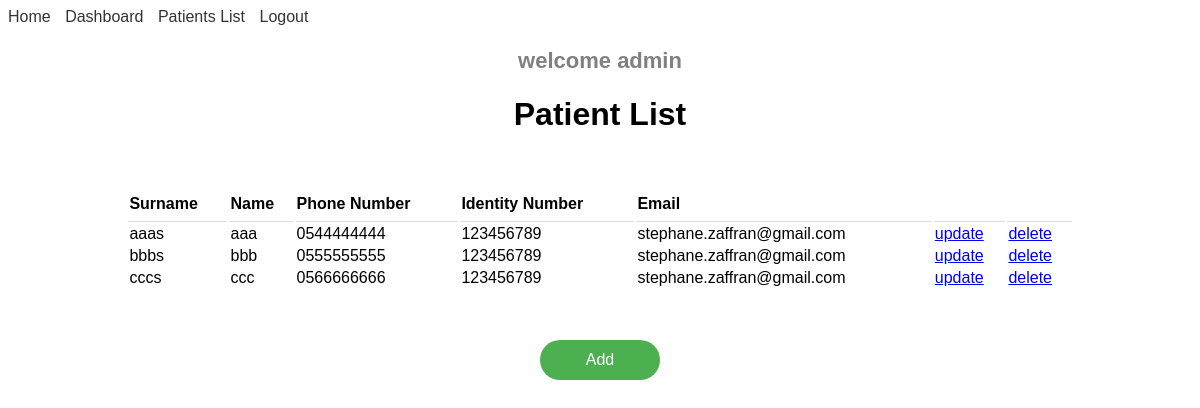
/patient_list (signed in), run on an earlier commit of the app's database.
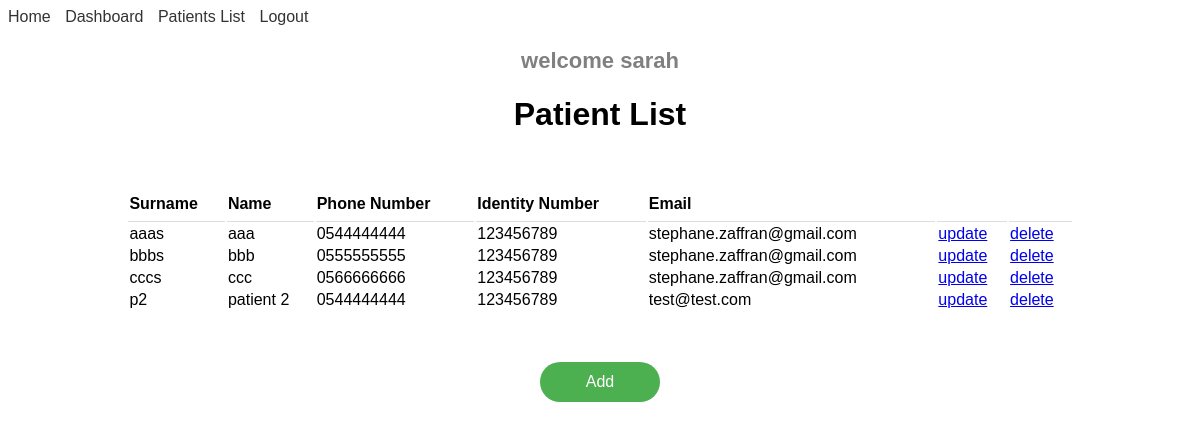
And on a later commit of the database.
### app/models.py (models this page shows, shortened)
class User(UserMixin, db.Model):
    id = db.Column(db.Integer, primary_key=True)
    name = db.Column(db.String(100), unique=True, nullable=False)
    username = db.Column(db.String(50), unique=True, nullable=False)
    password = db.Column(db.String(80), nullable=False)
    appointments = db.relationship('Appointment', backref='user', lazy=True)

class Patient(db.Model):
    id = db.Column(db.Integer, primary_key=True, autoincrement=True)
    name = db.Column(db.String(50), unique=False, nullable=False)
    surname = db.Column(db.String(50), unique=False, nullable=False)
    phone_number = db.Column(db.String(50), unique=False, nullable=False)
    identity_number = db.Column(db.String(50), unique=False, nullable=True)
    email = db.Column(db.String(50), unique=False, nullable=True)
    appointments = db.relationship('Appointment', backref='patient', lazy=True)

### app/main/views.py (the view)
@main_blueprint.route('/patient_list')
@login_and_referer_required
def patient_list():
    patients = Patient.query.order_by(Patient.surname).all()
    return render_template('patient_list.html', patients=patients)

### app/__init__.py (called while the page is built)
def create_app():
    dentist_app = Flask(__name__)
    dentist_app.config.from_object(Config)
    migrate.init_app(dentist_app, db)
    db.init_app(dentist_app)
    login_manager = LoginManager(dentist_app)
    login_manager.login_view = 'auth.login'
    @login_manager.user_loader
    def load_user(user_id):
        return User.query.get(int(user_id))
    dentist_app.register_blueprint(main_blueprint)
    dentist_app.register_blueprint(auth_blueprint)
    return dentist_app

### app/auth/views.py (called while the page is built)
def login_and_referer_required(func):
    @wraps(func)
    @login_required
    def decorated_view(*args, **kwargs):
        if not request.referrer or not request.referrer.startswith(request.host_url):
            flash('Unauthorized access. Please access the page through the application.', 'error')
            return redirect(url_for('auth.logout'))
        return func(*args, **kwargs)
    return decorated_view

### app/main/templates/patient_list.html
{% extends 'base.html' %}
    {% block content %}
        <h1 class="title">Patient List</h1>
        <div class="container-patient-list">
            <table>
                <tr>
                    <th>Surname</th>
                    <th>Name</th>
                    <th>Phone Number</th>
                    <th>Identity Number</th>
                    <th>Email</th>
                    <th></th>
                    <th></th>
                </tr>
                {% for patient in patients %}
                <tr>
                    <td>{{ patient.surname }}</td>
                    <td>{{ patient.name }}</td>
                    <td>{{ patient.phone_number }}</td>
                    <td>{{ patient.identity_number }}</td>
                    <td>{{ patient.email }}</td>
                    <td><a href="{{ url_for('main.update_patient', patient_id=patient.id) }}" >update</a></td>
                    <td><a href="{{ url_for('main.delete_patient', patient_id=patient.id) }}">delete</a></td>
                </tr>
                {% endfor %}
                </table>
                <div class="link-container">
                    <a href="{{ url_for('main.add_patient') }}" class="floating-button"> Add </a>
                </div>
        </div>
{% endblock %}

### app/main/templates/base.html (shortened to what this page needs)
<!DOCTYPE html>
<html>
<head>
    <link rel="stylesheet" type="text/css" href="{{ url_for('main.static', filename='myStyle.css') }}">
</head>
<body>
    <nav>
        <ul class="menu">
            <li><a href="{{ url_for('main.home') }}">Home</a></li>
            {% if current_user.is_authenticated %}
            <li><a href="{{ url_for('main.dashboard') }}">Dashboard</a></li>
            <li><a href="{{ url_for('main.patient_list') }}">Patients List</a></li>
            <li><a href="{{ url_for('auth.logout') }}">Logout</a></li>
            {% else %}
            <li><a href="{{ url_for('auth.login') }}">Login</a></li>
            {% endif %}
        </ul>
    </nav>
    {% if current_user.is_authenticated %}
    <div id="user_name">
        <p>welcome {{current_user.name}}</p>
    </div>
    {% endif %}
    {% block content %}
    {% endblock %}
</body>
</html>

### app/main/static/myStyle.css (style rules this page uses)
body { font-family: Arial, sans-serif; }
#user_name { text-align: center; color: grey; font-size: 22px; font-weight: bolder; }
nav ul { list-style-type: none; margin: 0; padding: 0; }
.title { text-align: center; margin-bottom: 5%; }
nav ul li { display: inline-block; margin-right: 10px; }
nav ul li a { text-decoration: none; color: #333; }
table { width: 80%; border-collapse: inherit; margin: auto; }
table th { padding-bottom: 8px; border-bottom: 1px solid #ddd; }
th { text-align: left; }
table td { vertical-align: middle; text-align: left; }
tr { border-spacing: 10px; padding: 10px }
.container-patient-list { text-align: center; }
.link-container { margin-top: 50px; text-align: center; }
.floating-button { display: inline-block; width: 120px; height: 40px; background-color: #4CAF50; color: white; border-radius: 20px; text-align: center; line-height: 40px; font-size: 16px; text-decoration: none; }

What changed in the data, as far as the page shows it:
changed User: name "admin" → "sarah"
added Patient: surname "p2", name "patient 2", phone_number "0544444444", identity_number "123456789", email "test@test.com"
